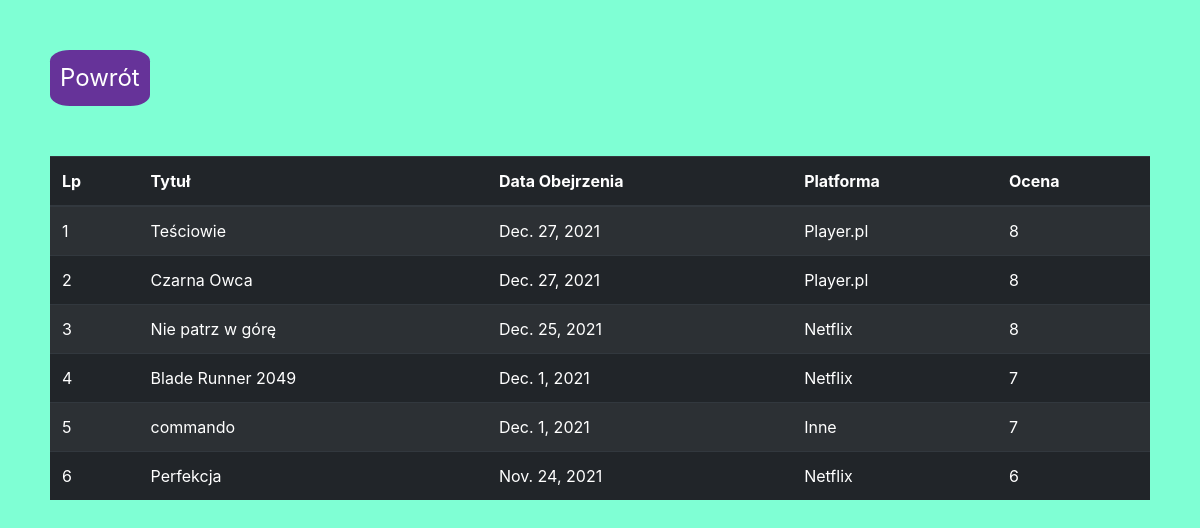
The app's page /film/lista_filmow with its own data.
### film/models.py (models this page shows, shortened)
class Film(models.Model):
    title = models.CharField(max_length=255)
    rok_produkcji = models.IntegerField()
    created = models.DateTimeField(auto_now_add=True)
    modified = models.DateTimeField(auto_now=True)
    moja_ocena = models.PositiveSmallIntegerField()
    data_obejrzenia = models.DateField()
    gdzie_obejrzano = models.PositiveSmallIntegerField(choices=Platforma.PLATFORMA, default=8)
    image = models.ImageField(upload_to="film/images/%Y/%m/%d/", null=True)
    class Meta:
        verbose_name = "film"
        verbose_name_plural = "filmy"
        unique_together = [['title', 'rok_produkcji']]

### film/views.py (the view)
# urls.py: path('lista_filmow', lista_filmow, name='lista_filmow'),
def lista_filmow(request):
    filmy = Film.objects.all().order_by('-data_obejrzenia')
    contex = {'filmy': filmy}
    return render(request, 'lista_filmow.html', contex)

### serial/templates/lista_filmow.html (shortened to what this page needs)
{% extends 'base.html' %}
{% load static %}
{% block styles %}
<link href="{% static 'serial/serial_style.css' %}" rel="stylesheet">
{% endblock %}
{% block content %}
<header>
    <div>
        <a href="/film/film_main">Powrót</a>
    </div>
    <br><br>
</header>
<table class="table table-striped table-dark">
  <thead>
    <tr>
      <th scope="col">Lp</th>
      <th scope="col">Tytuł</th>
      <th scope="col">Data Obejrzenia</th>
      <th scope="col">Platforma</th>
      <th scope="col">Ocena</th>
    </tr>
  </thead>
  <tbody>
{% for film in filmy %}
    <tr>
        <td>{{ forloop.counter }}</td>
        <td>{{ film.title }}</td>
        <td>{{ film.data_obejrzenia }}</td>
        <td>{{ film.get_gdzie_obejrzano_display }}</td>
        <td>{{ film.moja_ocena }}</td>
    </tr>
{% endfor %}
</tbody>
</table>
{% endblock %}

### serial/templates/base.html (shortened to what this page needs)
<!DOCTYPE html>
{% load static %}
<html lang="en">
<head>
    <link rel="stylesheet" href="https://maxcdn.bootstrapcdn.com/bootstrap/4.0.0/css/bootstrap.min.css">
    {% block styles %} {%  endblock %}
</head>
<body>
  {%  block content %}
    {% endblock %}
</body>

### serial/static/serial/serial_style.css (style rules this page uses)
body { background-color: aquamarine; margin: 50px 50px 150px 50px; }
header div a { font-size: x-large; color: white; margin-right: 30px ; margin-bottom: 50px; padding: 10px; background-color: rebeccapurple; border-radius: 20%; float: left; }

### records on screen
Film: title "Teściowie", data_obejrzenia "Dec. 27, 2021", gdzie_obejrzano "Player.pl", moja_ocena "8"
Film: title "Czarna Owca", data_obejrzenia "Dec. 27, 2021", gdzie_obejrzano "Player.pl", moja_ocena "8"
Film: title "Nie patrz w górę", data_obejrzenia "Dec. 25, 2021", gdzie_obejrzano "Netflix", moja_ocena "8"
Film: title "Blade Runner 2049", data_obejrzenia "Dec. 1, 2021", gdzie_obejrzano "Netflix", moja_ocena "7"
Film: title "commando", data_obejrzenia "Dec. 1, 2021", gdzie_obejrzano "Inne", moja_ocena "7"
Film: title "Perfekcja", data_obejrzenia "Nov. 24, 2021", gdzie_obejrzano "Netflix", moja_ocena "6"
